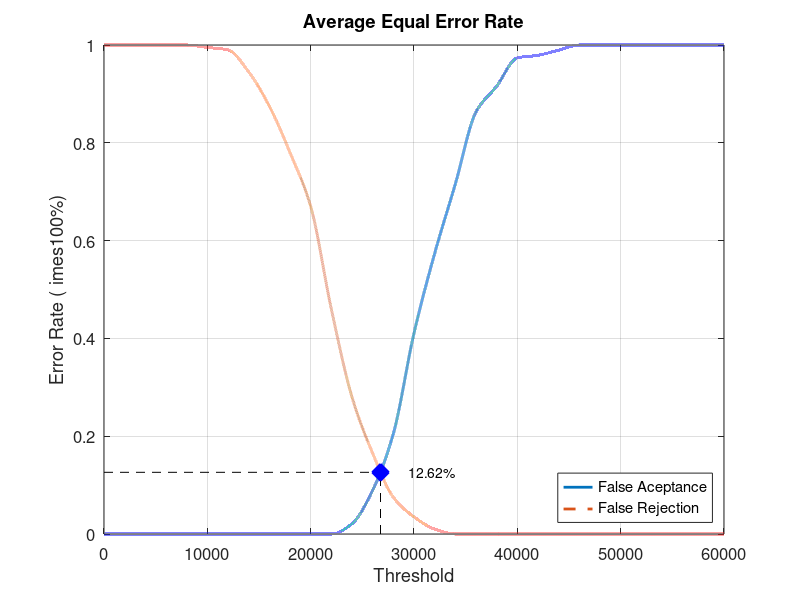
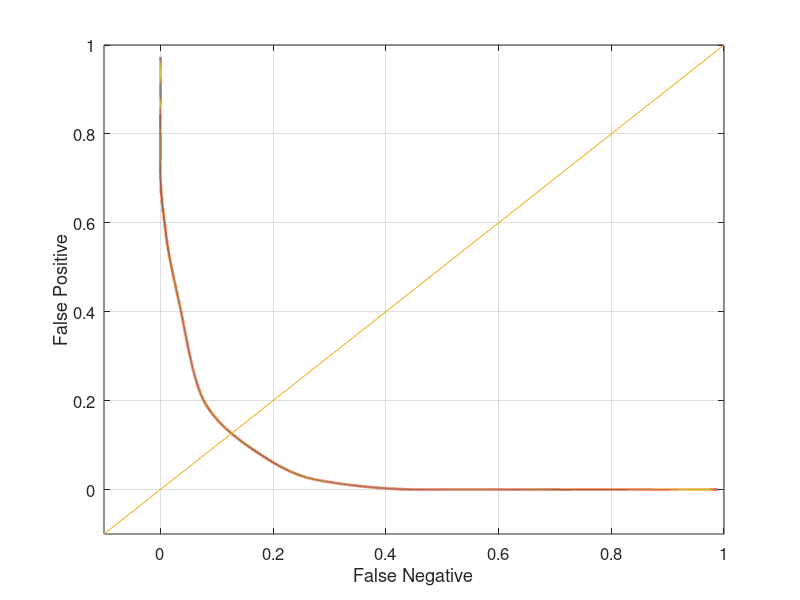

MATLAB code to generate these figures, in order:
close all;
clear;
clc;
x = 0:2000:60000;
xq = 0:0.5:60000;

y0 = [0 0 0 0 0 0 0 0 0 0 0 0 0.0210526 0.0894737 0.205263 0.410526 0.573684 0.715789 0.863158 0.915789 0.973684 0.978947 0.989474 1 1 1 1 1 1 1 1]
yy0 = interp1(x, y0, xq, 'pchip');
y1 = [1 1 1 1 1 0.995 0.99 0.945 0.875 0.78 0.67 0.46 0.28 0.165 0.075 0.035 0.01 0 0 0 0 0 0 0 0 0 0 0 0 0 0]
yy1 = interp1(x, y1, xq, 'pchip');

% Calculating EER: 
y2 = abs(y0 - y1);
find(y2 == min(y2))
yy2 = abs(yy0 - yy1);
xEER = find(yy2 == min(yy2));
xEERIndex = xq(xEER) % X-axis EER
yEER = yy0(xEER) % Y-axis EER

main = figure
plot(xq, yy0,'-','LineWidth', 2);	hold on
plot(xq, yy1,'--','LineWidth', 2);	hold on
plot([xEERIndex xEERIndex], [0 yEER], 'k--');	hold on
plot([0 xEERIndex], [yEER yEER], 'k--');	hold on
plot(xEERIndex, yEER, 'bx', 'LineWidth', 10);	hold on
text(xEERIndex + 10 * xEERIndex / 100, yEER, [num2str(round((10000 * yEER)) / 100) '%'])
legend('False Aceptance', 'False Rejection', 'Location', 'SouthEast')
xlabel('Threshold')
ylabel('Error Rate (	imes100%)')
title('Average Equal Error Rate')
set(gca, 'FontSize', 12)
axis([0 60000 0 1])
grid on

print(main, 'Database1_3Main', '-dpng');
FNRxFPR = figure('Color', [1 1 1]);
plot(yy1, yy0, '-', yy1, yy0, 'LineWidth', 2);
hold on
y = -0.1:0.1:1
plot(y, y); 
set(gca, 'FontSize', 12)
xlabel('False Negative')
ylabel('False Positive')
axis([-0.1 1 -0.1 1])
set(gca, 'FontSize', 12)
grid on

print(FNRxFPR, 'Database1_3FNRxFPR','-dpng');
